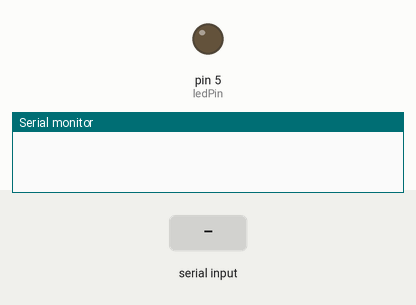
Bench run of a sketch on a simulated Arduino Uno, built with avr-gcc and run on an emulated ATmega328P. Shown: output pins drawn as LEDs (lit = HIGH), the last lines printed to the serial monitor. The test bench sets the inputs (shaded band).

Above: at 1.2 s.
1.3 s: "L90\n" received over Serial
At 2.3 s:
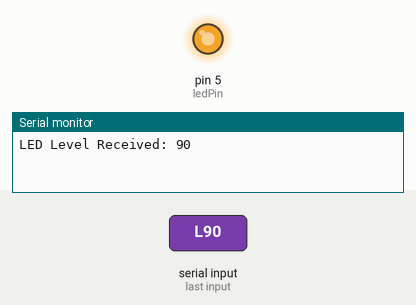
2.8 s: "L,45\n" received over Serial
At 3.4 s:
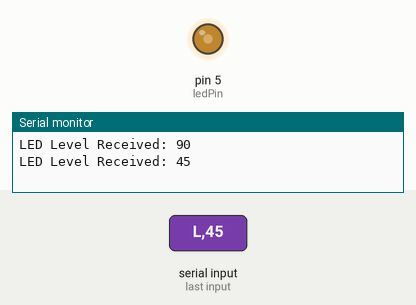
Timing chart, 0 to 5.8 s (numbered marks = the images above; inputs shaded):
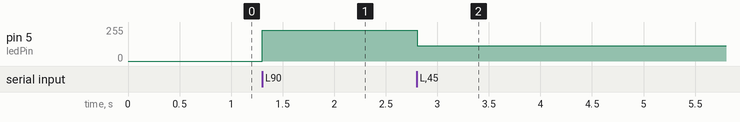

The sketch:

led_volume.ino
```cpp
const int ledPin = 5;  // Connect the LED to a PWM pin

void setup() {
  Serial.begin(9600);
  pinMode(ledPin, OUTPUT);
}

void loop() {
  if (Serial.available() > 0) {
    char command = Serial.read(); // Read the command character
    if (command == 'L') {
      int ledLevel = Serial.parseInt(); // Read the LED level as an integer
      // Print LED level for debugging
      Serial.print("LED Level Received: ");
      Serial.println(ledLevel);
      // Map the LED level to PWM brightness (0-255)
      int brightness = map(ledLevel, 0, 100, 0, 255);
      analogWrite(ledPin, brightness); // Set the LED brightness
    }
  }
}
```

Measured:
- after the input at 1.3 s, pin 5 (ledPin): 0/255 → 229/255 at once
- after the input at 2.8 s, pin 5 (ledPin): 229/255 → 114/255 at once
